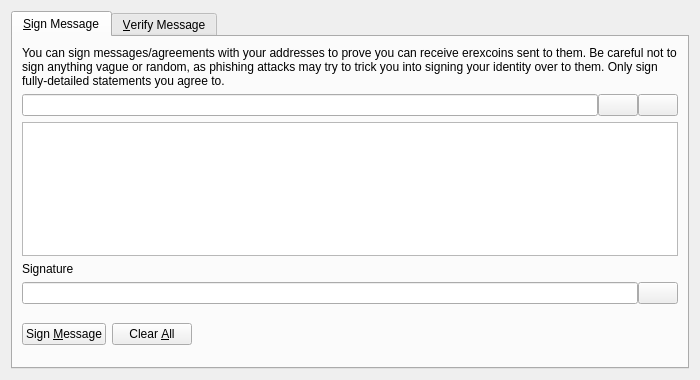
<?xml version="1.0" encoding="UTF-8"?>
<ui version="4.0">
 <class>SignVerifyMessageDialog</class>
 <widget class="QDialog" name="SignVerifyMessageDialog">
  <property name="geometry">
   <rect>
    <x>0</x>
    <y>0</y>
    <width>700</width>
    <height>380</height>
   </rect>
  </property>
  <property name="windowTitle">
   <string>Signatures - Sign / Verify a Message</string>
  </property>
  <property name="modal">
   <bool>true</bool>
  </property>
  <layout class="QVBoxLayout" name="verticalLayout">
   <item>
    <widget class="QTabWidget" name="tabWidget">
     <property name="currentIndex">
      <number>0</number>
     </property>
     <widget class="QWidget" name="tabSignMessage">
      <attribute name="title">
       <string>&amp;Sign Message</string>
      </attribute>
      <layout class="QVBoxLayout" name="verticalLayout_SM">
       <item>
        <widget class="QLabel" name="infoLabel_SM">
         <property name="text">
          <string>You can sign messages/agreements with your addresses to prove you can receive erexcoins sent to them. Be careful not to sign anything vague or random, as phishing attacks may try to trick you into signing your identity over to them. Only sign fully-detailed statements you agree to.</string>
         </property>
         <property name="textFormat">
          <enum>Qt::PlainText</enum>
         </property>
         <property name="wordWrap">
          <bool>true</bool>
         </property>
        </widget>
       </item>
       <item>
        <layout class="QHBoxLayout" name="horizontalLayout_1_SM">
         <property name="spacing">
          <number>0</number>
         </property>
         <item>
          <widget class="QValidatedLineEdit" name="addressIn_SM">
           <property name="toolTip">
            <string>The ErexCoin address to sign the message with</string>
           </property>
          </widget>
         </item>
         <item>
          <widget class="QPushButton" name="addressBookButton_SM">
           <property name="toolTip">
            <string>Choose previously used address</string>
           </property>
           <property name="text">
            <string/>
           </property>
           <property name="icon">
            <iconset resource="../erexcoin.qrc">
             <normaloff>:/icons/address-book</normaloff>:/icons/address-book</iconset>
           </property>
           <property name="shortcut">
            <string>Alt+A</string>
           </property>
           <property name="autoDefault">
            <bool>false</bool>
           </property>
          </widget>
         </item>
         <item>
          <widget class="QPushButton" name="pasteButton_SM">
           <property name="toolTip">
            <string>Paste address from clipboard</string>
           </property>
           <property name="text">
            <string/>
           </property>
           <property name="icon">
            <iconset resource="../erexcoin.qrc">
             <normaloff>:/icons/editpaste</normaloff>:/icons/editpaste</iconset>
           </property>
           <property name="shortcut">
            <string>Alt+P</string>
           </property>
           <property name="autoDefault">
            <bool>false</bool>
           </property>
          </widget>
         </item>
        </layout>
       </item>
       <item>
        <widget class="QPlainTextEdit" name="messageIn_SM">
         <property name="toolTip">
          <string>Enter the message you want to sign here</string>
         </property>
        </widget>
       </item>
       <item>
        <widget class="QLabel" name="signatureLabel_SM">
         <property name="text">
          <string>Signature</string>
         </property>
         <property name="textFormat">
          <enum>Qt::PlainText</enum>
         </property>
        </widget>
       </item>
       <item>
        <layout class="QHBoxLayout" name="horizontalLayout_2_SM">
         <property name="spacing">
          <number>0</number>
         </property>
         <item>
          <widget class="QLineEdit" name="signatureOut_SM">
           <property name="font">
            <font>
             <italic>true</italic>
            </font>
           </property>
           <property name="readOnly">
            <bool>true</bool>
           </property>
          </widget>
         </item>
         <item>
          <widget class="QPushButton" name="copySignatureButton_SM">
           <property name="toolTip">
            <string>Copy the current signature to the system clipboard</string>
           </property>
           <property name="text">
            <string/>
           </property>
           <property name="icon">
            <iconset resource="../erexcoin.qrc">
             <normaloff>:/icons/editcopy</normaloff>:/icons/editcopy</iconset>
           </property>
           <property name="autoDefault">
            <bool>false</bool>
           </property>
          </widget>
         </item>
        </layout>
       </item>
       <item>
        <layout class="QHBoxLayout" name="horizontalLayout_3_SM">
         <item>
          <widget class="QPushButton" name="signMessageButton_SM">
           <property name="toolTip">
            <string>Sign the message to prove you own this ErexCoin address</string>
           </property>
           <property name="text">
            <string>Sign &amp;Message</string>
           </property>
           <property name="icon">
            <iconset resource="../erexcoin.qrc">
             <normaloff>:/icons/edit</normaloff>:/icons/edit</iconset>
           </property>
           <property name="autoDefault">
            <bool>false</bool>
           </property>
          </widget>
         </item>
         <item>
          <widget class="QPushButton" name="clearButton_SM">
           <property name="toolTip">
            <string>Reset all sign message fields</string>
           </property>
           <property name="text">
            <string>Clear &amp;All</string>
           </property>
           <property name="icon">
            <iconset resource="../erexcoin.qrc">
             <normaloff>:/icons/remove</normaloff>:/icons/remove</iconset>
           </property>
           <property name="autoDefault">
            <bool>false</bool>
           </property>
          </widget>
         </item>
         <item>
          <spacer name="horizontalSpacer_1_SM">
           <property name="orientation">
            <enum>Qt::Horizontal</enum>
           </property>
           <property name="sizeHint" stdset="0">
            <size>
             <width>40</width>
             <height>48</height>
            </size>
           </property>
          </spacer>
         </item>
         <item>
          <widget class="QLabel" name="statusLabel_SM">
           <property name="font">
            <font>
             <weight>75</weight>
             <bold>true</bold>
            </font>
           </property>
           <property name="text">
            <string/>
           </property>
           <property name="wordWrap">
            <bool>true</bool>
           </property>
          </widget>
         </item>
         <item>
          <spacer name="horizontalSpacer_2_SM">
           <property name="orientation">
            <enum>Qt::Horizontal</enum>
           </property>
           <property name="sizeHint" stdset="0">
            <size>
             <width>40</width>
             <height>48</height>
            </size>
           </property>
          </spacer>
         </item>
        </layout>
       </item>
      </layout>
     </widget>
     <widget class="QWidget" name="tabVerifyMessage">
      <attribute name="title">
       <string>&amp;Verify Message</string>
      </attribute>
      <layout class="QVBoxLayout" name="verticalLayout_VM">
       <item>
        <widget class="QLabel" name="infoLabel_VM">
         <property name="text">
          <string>Enter the receiver's address, message (ensure you copy line breaks, spaces, tabs, etc. exactly) and signature below to verify the message. Be careful not to read more into the signature than what is in the signed message itself, to avoid being tricked by a man-in-the-middle attack. Note that this only proves the signing party receives with the address, it cannot prove sendership of any transaction!</string>
         </property>
         <property name="textFormat">
          <enum>Qt::PlainText</enum>
         </property>
         <property name="alignment">
          <set>Qt::AlignLeading|Qt::AlignLeft|Qt::AlignTop</set>
         </property>
         <property name="wordWrap">
          <bool>true</bool>
         </property>
        </widget>
       </item>
       <item>
        <layout class="QHBoxLayout" name="horizontalLayout_1_VM">
         <property name="spacing">
          <number>0</number>
         </property>
         <item>
          <widget class="QValidatedLineEdit" name="addressIn_VM">
           <property name="toolTip">
            <string>The ErexCoin address the message was signed with</string>
           </property>
          </widget>
         </item>
         <item>
          <widget class="QPushButton" name="addressBookButton_VM">
           <property name="toolTip">
            <string>Choose previously used address</string>
           </property>
           <property name="text">
            <string/>
           </property>
           <property name="icon">
            <iconset resource="../erexcoin.qrc">
             <normaloff>:/icons/address-book</normaloff>:/icons/address-book</iconset>
           </property>
           <property name="shortcut">
            <string>Alt+A</string>
           </property>
           <property name="autoDefault">
            <bool>false</bool>
           </property>
          </widget>
         </item>
        </layout>
       </item>
       <item>
        <widget class="QPlainTextEdit" name="messageIn_VM"/>
       </item>
       <item>
        <widget class="QValidatedLineEdit" name="signatureIn_VM"/>
       </item>
       <item>
        <layout class="QHBoxLayout" name="horizontalLayout_2_VM">
         <item>
          <widget class="QPushButton" name="verifyMessageButton_VM">
           <property name="toolTip">
            <string>Verify the message to ensure it was signed with the specified ErexCoin address</string>
           </property>
           <property name="text">
            <string>Verify &amp;Message</string>
           </property>
           <property name="icon">
            <iconset resource="../erexcoin.qrc">
             <normaloff>:/icons/transaction_0</normaloff>:/icons/transaction_0</iconset>
           </property>
           <property name="autoDefault">
            <bool>false</bool>
           </property>
          </widget>
         </item>
         <item>
          <widget class="QPushButton" name="clearButton_VM">
           <property name="toolTip">
            <string>Reset all verify message fields</string>
           </property>
           <property name="text">
            <string>Clear &amp;All</string>
           </property>
           <property name="icon">
            <iconset resource="../erexcoin.qrc">
             <normaloff>:/icons/remove</normaloff>:/icons/remove</iconset>
           </property>
           <property name="autoDefault">
            <bool>false</bool>
           </property>
          </widget>
         </item>
         <item>
          <spacer name="horizontalSpacer_1_VM">
           <property name="orientation">
            <enum>Qt::Horizontal</enum>
           </property>
           <property name="sizeHint" stdset="0">
            <size>
             <width>40</width>
             <height>48</height>
            </size>
           </property>
          </spacer>
         </item>
         <item>
          <widget class="QLabel" name="statusLabel_VM">
           <property name="font">
            <font>
             <weight>75</weight>
             <bold>true</bold>
            </font>
           </property>
           <property name="text">
            <string/>
           </property>
           <property name="wordWrap">
            <bool>true</bool>
           </property>
          </widget>
         </item>
         <item>
          <spacer name="horizontalSpacer_2_VM">
           <property name="orientation">
            <enum>Qt::Horizontal</enum>
           </property>
           <property name="sizeHint" stdset="0">
            <size>
             <width>40</width>
             <height>48</height>
            </size>
           </property>
          </spacer>
         </item>
        </layout>
       </item>
      </layout>
     </widget>
    </widget>
   </item>
  </layout>
 </widget>
 <customwidgets>
  <customwidget>
   <class>QValidatedLineEdit</class>
   <extends>QLineEdit</extends>
   <header>qt/qvalidatedlineedit.h</header>
  </customwidget>
 </customwidgets>
 <resources>
  <include location="../erexcoin.qrc"/>
 </resources>
 <connections/>
</ui>
